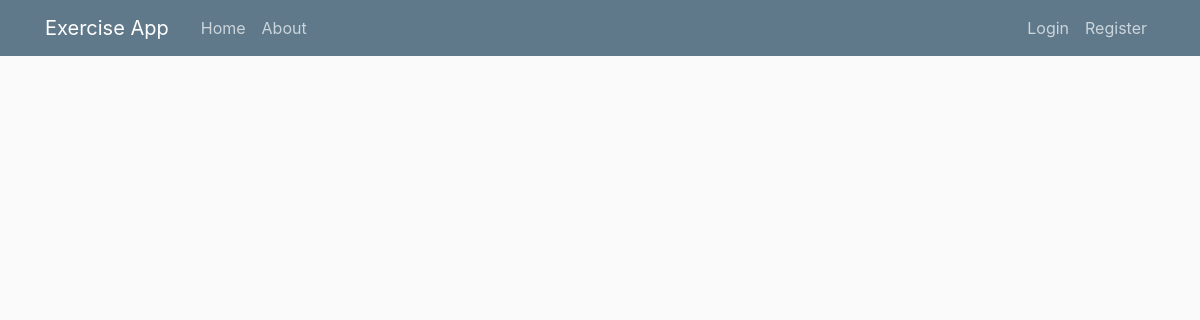
Page /home on the earlier database version.
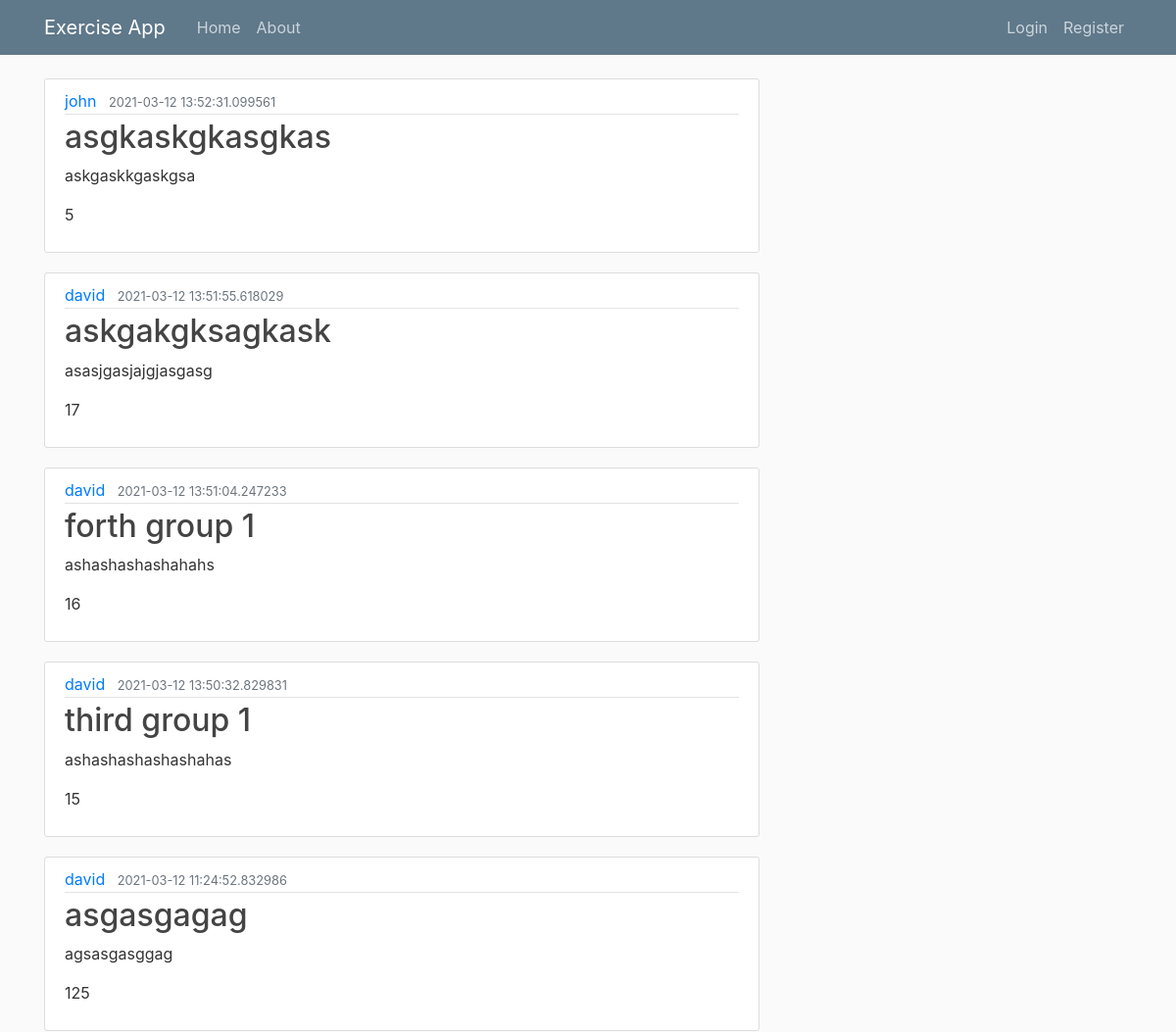
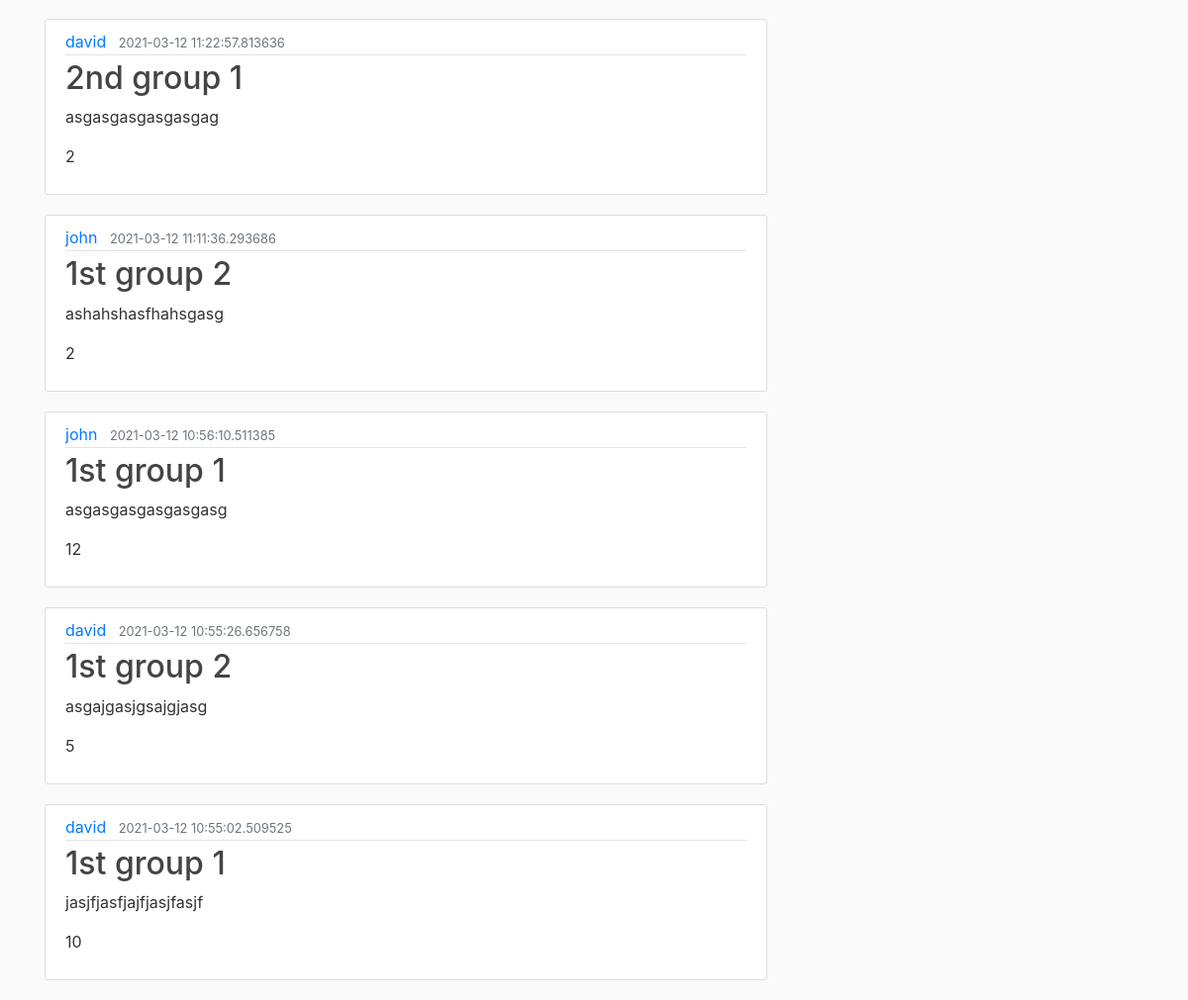
Same page on the later database version (2 pictures, top to bottom).
### exercisewebapp/models.py (models this page shows, shortened)
class Post(db.Model):
    id = db.Column(db.Integer, primary_key=True)
    title = db.Column(db.String(100), nullable=False)
    date_posted = db.Column(db.DateTime, nullable=False, default=datetime.utcnow)
    content = db.Column(db.Text, nullable=False)
    reps = db.Column(db.Integer, nullable=False)
    user_id = db.Column(db.Integer, db.ForeignKey('user.id'), nullable=False)
    group_id = db.Column(db.Integer, db.ForeignKey('group.id'), nullable=False)

class User(db.Model, UserMixin):
    id = db.Column(db.Integer, primary_key=True)
    username = db.Column(db.String(20), unique=True, nullable=False)
    email = db.Column(db.String(120), unique=True, nullable=False)
    image_file = db.Column(db.String(20), nullable=False, default='default.jpg')
    password = db.Column(db.String(60), nullable=False)
    posts = db.relationship('Post', backref="owner",uselist=True)
    groups = db.relationship('Group', secondary=groupslink, backref=db.backref('groups', lazy='dynamic'))

### exercisewebapp/routes.py (the view)
@app.route("/")
@app.route("/home", methods=['GET'])
def home():
    data = db.session.query(Post, User).join(User).all()
    data.reverse()
    return render_template('homefeed.html', posts=data)

### exercisewebapp/templates/homefeed.html
{% extends "layout.html" %}
{% block content %}
    {% for post, user in posts %}
        <article class="media content-section">
          <div class="media-body">
            <div class="article-metadata">
              <a class="mr-2" href="#">{{ user.username }}</a>
              <small class="text-muted">{{ post.date_posted }}</small>
            </div>
            <h2><a class="article-title" href="#">{{ post.title }}</a></h2>
            <p class="article-content">{{ post.content }}</p>
            <p class="article-content">{{ post.reps }}</p>
          </div>
        </article>
    {% endfor %}
{% endblock content %}

### exercisewebapp/templates/layout.html (shortened to what this page needs)
<!DOCTYPE html>
<html>
<head>
    <link rel="stylesheet" href="https://maxcdn.bootstrapcdn.com/bootstrap/4.0.0/css/bootstrap.min.css">
    <link rel="stylesheet" type="text/css" href="{{ url_for('static', filename='main.css') }}">
</head>
<body>
    <header class="site-header">
      <nav class="navbar navbar-expand-md navbar-dark bg-steel fixed-top">
        <div class="container">
          <a class="navbar-brand mr-4" href="/">Exercise App</a>
          <div class="collapse navbar-collapse" id="navbarToggle">
            <div class="navbar-nav mr-auto">
              <a class="nav-item nav-link" href="{{ url_for('home') }}">Home</a>
              <a class="nav-item nav-link" href="{{ url_for('about') }}">About</a>
            </div>
            <div class="navbar-nav">
              {% if current_user.is_authenticated %}
                <a class="nav-item nav-link" href="{{ url_for('account') }}">Account</a>
                <a class="nav-item nav-link" href="{{ url_for('logout') }}">Logout</a>
              {% else %}
                <a class="nav-item nav-link" href="{{ url_for('login') }}">Login</a>
                <a class="nav-item nav-link" href="{{ url_for('register') }}">Register</a>
              {% endif %}
            </div>
          </div>
        </div>
      </nav>
    </header>
    <main role="main" class="container">
      <div class="row">
        <div class="col-md-8">
          {% block content %}{% endblock %}
        </div>
      </div>
    </main>
</body>
</html>

### exercisewebapp/static/main.css (style rules this page uses)
body { background: #fafafa; color: #333333; margin-top: 5rem; }
h1, h2, h3, h4, h5, h6 { color: #444444; }
.bg-steel { background-color: #5f788a; }
.site-header .navbar-nav .nav-link { color: #cbd5db; }
.content-section { background: #ffffff; padding: 10px 20px; border: 1px solid #dddddd; border-radius: 3px; margin-bottom: 20px; }
.article-title { color: #444444; }
.article-content { white-space: pre-line; }
.article-metadata { padding-bottom: 1px; margin-bottom: 4px; border-bottom: 1px solid #e3e3e3 }

Differences in the rows shown:
added Post: username "john", date_posted "2021-03-12 13:52:31.099561", title "asgkaskgkasgkas", content "askgaskkgaskgsa", reps "5"
added Post: username "david", date_posted "2021-03-12 13:51:55.618029", title "askgakgksagkask", content "asasjgasjajgjasgasg", reps "17"
added Post: username "david", date_posted "2021-03-12 13:51:04.247233", title "forth group 1", content "ashashashashahahs", reps "16"
added Post: username "david", date_posted "2021-03-12 13:50:32.829831", title "third group 1", content "ashashashashashahas", reps "15"
added Post: username "david", date_posted "2021-03-12 11:24:52.832986", title "asgasgagag", content "agsasgasggag", reps "125"
added Post: username "david", date_posted "2021-03-12 11:22:57.813636", title "2nd group 1", content "asgasgasgasgasgag", reps "2"
added Post: username "john", date_posted "2021-03-12 11:11:36.293686", title "1st group 2", content "ashahshasfhahsgasg", reps "2"
added Post: username "john", date_posted "2021-03-12 10:56:10.511385", title "1st group 1", content "asgasgasgasgasgasg", reps "12"
added Post: username "david", date_posted "2021-03-12 10:55:26.656758", title "1st group 2", content "asgajgasjgsajgjasg", reps "5"
added Post: username "david", date_posted "2021-03-12 10:55:02.509525", title "1st group 1", content "jasjfjasfjajfjasjfasjf", reps "10"
